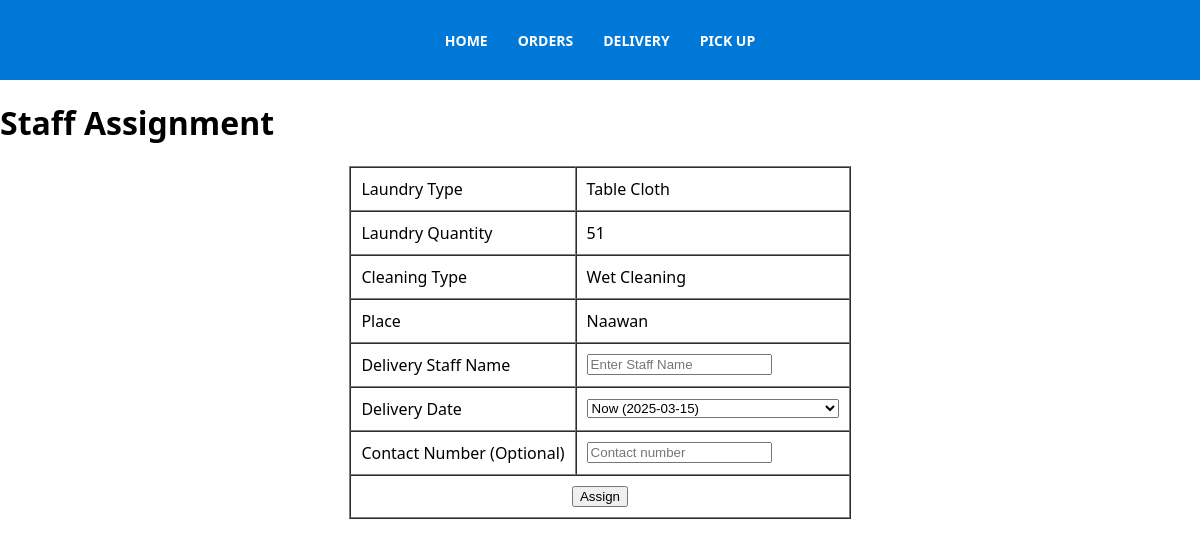
Page /htdocs/Assign_delivery_staff.php?Order_ID=3 on the earlier database version.
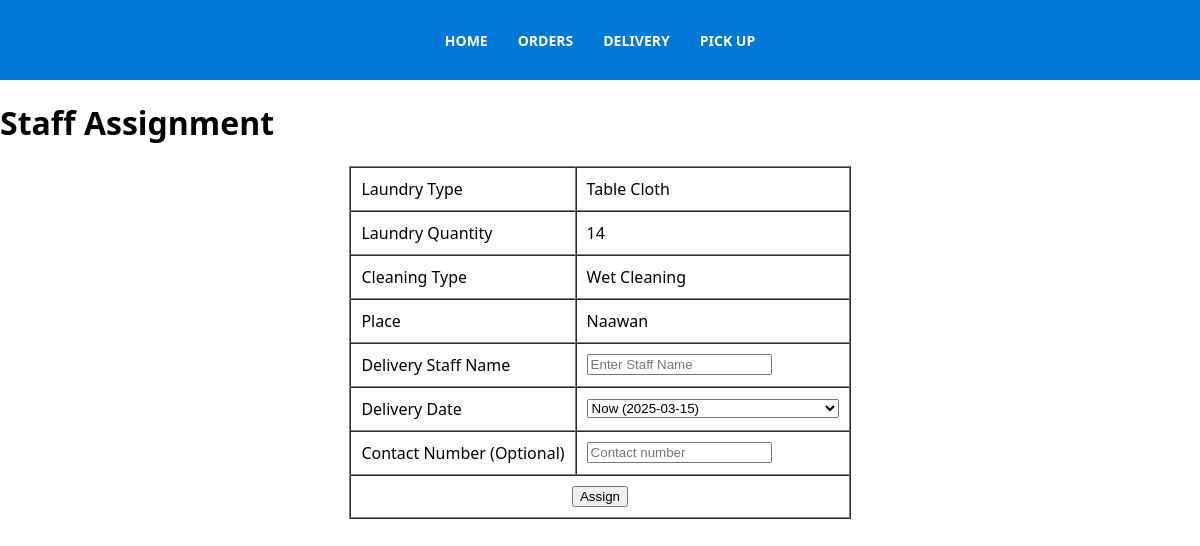
Same page on the later database version.
### tables this page shows
CREATE TABLE `Orders` (
  `Order_ID` int(11) NOT NULL AUTO_INCREMENT,
  `Order_date` date NOT NULL,
  `Laundry_type` varchar(40) NOT NULL,
  `Laundry_quantity` varchar(40) NOT NULL,
  `Cleaning_type` varchar(40) NOT NULL,
  `Place` varchar(40) NOT NULL,
  `Priority_number` varchar(40) NOT NULL,
  `Status` varchar(250) NOT NULL DEFAULT 'Pending,In Progress, Completed, To be Delivered, Out for Delivery, Delivered, Ready for Pick up',
  `User_ID` int(11) DEFAULT NULL,
  `Admin_ID` int(11) DEFAULT NULL,
  PRIMARY KEY (`Order_ID`),
  KEY `User_Orders` (`User_ID`),
  KEY `Admin_Orders` (`Admin_ID`),
  CONSTRAINT `Admin_Orders` FOREIGN KEY (`Admin_ID`) REFERENCES `Admin` (`Admin_ID`),
  CONSTRAINT `User_Orders` FOREIGN KEY (`User_ID`) REFERENCES `User` (`User_ID`)
);

### htdocs/Assign_delivery_staff.php (the view, shortened to what this page needs)
<?php
include 'db_connect.php';
include 'Menu2.php';
$today = date('Y-m-d');
?>
<!DOCTYPE html>
<html lang="en">
<head>
</head>
<body>
    <?php
    if(isset($_GET['Order_ID'])){
        $Order_id = trim($_GET['Order_ID']);
        $sql = "SELECT Order_date, Laundry_type, Laundry_quantity, Cleaning_type, Place, Priority_number, Status
                FROM `Orders` WHERE Order_ID = ?";
        $stmt = mysqli_prepare($conn, $sql);
        mysqli_stmt_bind_param($stmt, "i", $Order_id);
        mysqli_stmt_execute($stmt);
        $result = mysqli_stmt_get_result($stmt);
        if ($result && mysqli_num_rows($result) > 0) {
            $Order = mysqli_fetch_assoc($result);
        } else {
            echo "Order not found or error in query: " . mysqli_error($conn);
            exit;
        }
    } else {
        echo "Order ID not provided.";
        exit;
    }
    ?>
    <h1>Staff Assignment</h1>
    <form action="" method="post">
        <table align="center" cellspacing="0" cellpadding="10" border="1">
            <tr>
                <td>Laundry Type</td>
                <td><?php echo isset($Order['Laundry_type']) ? $Order['Laundry_type'] : ''; ?></td>
            </tr>
            <tr>
                <td>Laundry Quantity</td>
                <td><?php echo isset($Order['Laundry_quantity']) ? $Order['Laundry_quantity'] : ''; ?></td>
            </tr>
            <tr>
                <td>Cleaning Type</td>
                <td><?php echo isset($Order['Cleaning_type']) ? $Order['Cleaning_type'] : ''; ?></td>
            </tr>
            <tr>
                <td>Place</td>
                <td><?php echo isset($Order['Place']) ? $Order['Place'] : ''; ?></td>
            </tr>
            <tr>
                <td><label for="Staff">Delivery Staff Name</label></td>
                <td><input name="Staff" type="text" placeholder="Enter Staff Name" required></td>
            </tr>
            <tr>
                <td><label for="Delivery_Date">Delivery Date</label></td>
                <td>
                    <select name="Delivery_Date" required>
                        <option value="<?php echo $today; ?>">Now (<?php echo $today; ?>)</option>
                    </select>
                </td>
            </tr>
            <tr>
                <td><label for="Contact">Contact Number (Optional)</label></td>
                <td>
                    <input name="Contact" type="text" placeholder="Contact number" maxlength="11" pattern="\d{11}"
                           title="Contact number must be exactly 11 digits" oninput="this.value = this.value.replace(/\D/, '')">
                </td>
            </tr>
            <tr>
                <td colspan="2">
                    <div style="text-align: center;">
                        <button type="submit" name="Assign_staff" class="button green">Assign</button>
                    </div>
                </td>
            </tr>
        </table>
    </form>
</body>
</html>

Differences in the rows shown:
changed orders "Table Cloth": Laundry_quantity "51" → "14"
